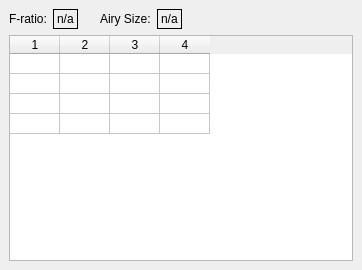
<?xml version="1.0" encoding="UTF-8"?>
<ui version="4.0">
 <class>DockImageQuality</class>
 <widget class="QDockWidget" name="DockImageQuality">
  <property name="geometry">
   <rect>
    <x>0</x>
    <y>0</y>
    <width>362</width>
    <height>270</height>
   </rect>
  </property>
  <property name="sizePolicy">
   <sizepolicy hsizetype="Minimum" vsizetype="Minimum">
    <horstretch>0</horstretch>
    <verstretch>0</verstretch>
   </sizepolicy>
  </property>
  <property name="minimumSize">
   <size>
    <width>362</width>
    <height>205</height>
   </size>
  </property>
  <property name="features">
   <set>QDockWidget::DockWidgetFloatable|QDockWidget::DockWidgetMovable</set>
  </property>
  <property name="windowTitle">
   <string>ImageQuality</string>
  </property>
  <widget class="QWidget" name="dockWidgetContents">
   <layout class="QGridLayout" name="gridLayout">
    <item row="2" column="0">
     <layout class="QHBoxLayout" name="horizontalLayout">
      <item>
       <widget class="QLabel" name="label">
        <property name="text">
         <string>F-ratio:</string>
        </property>
       </widget>
      </item>
      <item>
       <widget class="QLabel" name="lFNumber">
        <property name="frameShape">
         <enum>QFrame::Panel</enum>
        </property>
        <property name="frameShadow">
         <enum>QFrame::Plain</enum>
        </property>
        <property name="text">
         <string>n/a</string>
        </property>
       </widget>
      </item>
      <item>
       <widget class="QLabel" name="label_3">
        <property name="text">
         <string>   </string>
        </property>
       </widget>
      </item>
      <item>
       <widget class="QLabel" name="label_2">
        <property name="text">
         <string>Airy Size:</string>
        </property>
       </widget>
      </item>
      <item>
       <widget class="QLabel" name="lAirySize">
        <property name="frameShape">
         <enum>QFrame::Panel</enum>
        </property>
        <property name="text">
         <string>n/a</string>
        </property>
       </widget>
      </item>
      <item>
       <spacer name="horizontalSpacer">
        <property name="orientation">
         <enum>Qt::Horizontal</enum>
        </property>
        <property name="sizeHint" stdset="0">
         <size>
          <width>40</width>
          <height>20</height>
         </size>
        </property>
       </spacer>
      </item>
     </layout>
    </item>
    <item row="4" column="0" colspan="4">
     <widget class="QTableWidget" name="tableWidget">
      <property name="sizeAdjustPolicy">
       <enum>QAbstractScrollArea::AdjustToContents</enum>
      </property>
      <property name="alternatingRowColors">
       <bool>false</bool>
      </property>
      <property name="showGrid">
       <bool>true</bool>
      </property>
      <property name="gridStyle">
       <enum>Qt::SolidLine</enum>
      </property>
      <property name="rowCount">
       <number>4</number>
      </property>
      <property name="columnCount">
       <number>4</number>
      </property>
      <attribute name="horizontalHeaderVisible">
       <bool>true</bool>
      </attribute>
      <attribute name="horizontalHeaderDefaultSectionSize">
       <number>50</number>
      </attribute>
      <attribute name="horizontalHeaderHighlightSections">
       <bool>true</bool>
      </attribute>
      <attribute name="horizontalHeaderMinimumSectionSize">
       <number>20</number>
      </attribute>
      <attribute name="verticalHeaderVisible">
       <bool>false</bool>
      </attribute>
      <attribute name="verticalHeaderCascadingSectionResizes">
       <bool>false</bool>
      </attribute>
      <attribute name="verticalHeaderDefaultSectionSize">
       <number>20</number>
      </attribute>
      <attribute name="verticalHeaderHighlightSections">
       <bool>true</bool>
      </attribute>
      <attribute name="verticalHeaderMinimumSectionSize">
       <number>15</number>
      </attribute>
      <row/>
      <row/>
      <row/>
      <row/>
      <column/>
      <column/>
      <column/>
      <column/>
     </widget>
    </item>
    <item row="5" column="0">
     <layout class="QVBoxLayout" name="verticalLayout"/>
    </item>
   </layout>
  </widget>
 </widget>
 <resources/>
 <connections/>
</ui>
